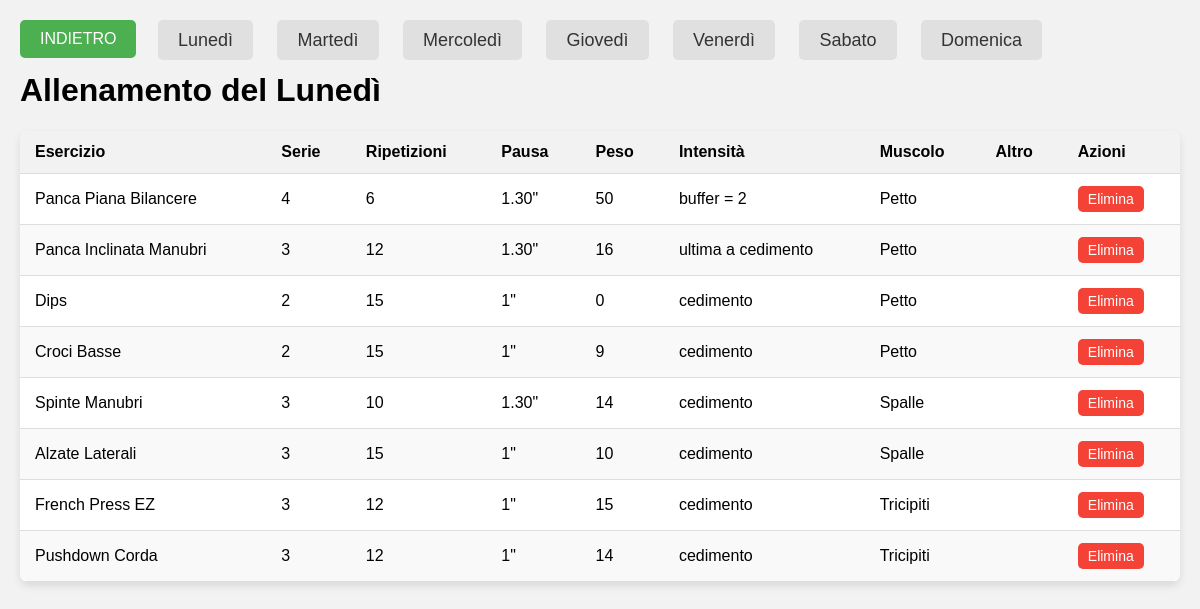
/modifica_allenamento.php, run on the app's committed database.
### tables this page shows
CREATE TABLE `esercizi` (
  `id` int(11) NOT NULL,
  `nome` varchar(100) NOT NULL,
  `serie` int(1) NOT NULL,
  `reps` int(2) NOT NULL,
  `pausa` varchar(6) NOT NULL,
  `peso` int(3) NOT NULL,
  `intensita` varchar(50) NOT NULL,
  `id_muscolo` int(11) NOT NULL,
  `altro` varchar(200) NOT NULL
);

CREATE TABLE `muscoli` (
  `id` int(11) NOT NULL,
  `nome` varchar(50) NOT NULL
);

### modifica_allenamento.php (the view, shortened to what this page needs)
<!DOCTYPE html>
<html lang="it">
<head>
</head>
<body>
<div class="back-button">
    <button onclick="window.location.href = 'gestione.php';">INDIETRO</button>
</div>
<div class="day-menu">
    <a href="modifica_allenamento.php?giorno=1">Lunedì</a>
    <a href="modifica_allenamento.php?giorno=2">Martedì</a>
    <a href="modifica_allenamento.php?giorno=3">Mercoledì</a>
    <a href="modifica_allenamento.php?giorno=4">Giovedì</a>
    <a href="modifica_allenamento.php?giorno=5">Venerdì</a>
    <a href="modifica_allenamento.php?giorno=6">Sabato</a>
    <a href="modifica_allenamento.php?giorno=7">Domenica</a>
</div>
<?php
$servername = "localhost";
$username = "ceo";
$password = "1234";
$dbname = "tracker";
$conn = new mysqli($servername, $username, $password, $dbname);
$giorno_selezionato = isset($_GET['giorno']) ? $_GET['giorno'] : 1;
$giorni_settimana = array(
    1 => 'Lunedì',
    2 => 'Martedì',
    3 => 'Mercoledì',
    4 => 'Giovedì',
    5 => 'Venerdì',
    6 => 'Sabato',
    7 => 'Domenica'
);
$giorno_corrente = $giorni_settimana[$giorno_selezionato];
$sql = "SELECT e.id AS id_esercizio, e.nome AS nome_esercizio, e.serie, e.reps, e.pausa, e.peso, e.intensita, m.nome AS nome_muscolo, e.altro
        FROM esercizi e
        INNER JOIN allenamento a ON e.id = a.id_esercizio
        INNER JOIN giorni g ON a.id_giorno = g.id
        INNER JOIN muscoli m ON e.id_muscolo = m.id
        WHERE g.id = $giorno_selezionato";
$result = $conn->query($sql);
echo "<h1>Allenamento del $giorno_corrente</h1>";
if ($result->num_rows > 0) {
    echo "<table>";
    echo "<thead>";
    echo "<tr>";
    echo "<th>Esercizio</th>";
    echo "<th>Serie</th>";
    echo "<th>Ripetizioni</th>";
    echo "<th>Pausa</th>";
    echo "<th>Peso</th>";
    echo "<th>Intensità</th>";
    echo "<th>Muscolo</th>";
    echo "<th>Altro</th>";
    echo "<th>Azioni</th>";
    echo "</tr>";
    echo "</thead>";
    echo "<tbody>";
    while($row = $result->fetch_assoc()) {
        echo "<tr>";
        echo "<td>".$row["nome_esercizio"]."</td>";
        echo "<td>".$row["serie"]."</td>";
        echo "<td>".$row["reps"]."</td>";
        echo "<td>".$row["pausa"]."</td>";
        echo "<td>".$row["peso"]."</td>";
        echo "<td>".$row["intensita"]."</td>";
        echo "<td>".$row["nome_muscolo"]."</td>";
        echo "<td>".$row["altro"]."</td>";
        echo "<td><button class='delete-button' onclick='eliminaEsercizio(".$row["id_esercizio"].")'>Elimina</button></td>";
        echo "</tr>";
    }
    echo "</tbody>";
    echo "</table>";
} else {
    echo "<p>Nessun risultato trovato per il $giorno_corrente</p>";
}
?>
</body>
</html>

### modifica_allenamento.php (style rules this page uses)
body { font-family: Arial, sans-serif; background-color: #f2f2f2; margin: 0; padding: 20px; }
table { width: 100%; border-collapse: collapse; border-spacing: 0; background-color: #fff; box-shadow: 0 4px 8px rgba(0, 0, 0, 0.1); border-radius: 8px; overflow: hidden; }
th, td { padding: 12px 15px; text-align: left; border-bottom: 1px solid #ddd; }
th { background-color: #f2f2f2; font-weight: bold; }
tr:nth-child(even) { background-color: #f9f9f9; }
.day-menu { text-align: center; margin-bottom: 20px; padding-top: 10px; }
.day-menu a { padding: 10px 20px; margin: 0 10px; font-size: 18px; cursor: pointer; text-decoration: none; color: #333; border-radius: 5px; background-color: #e0e0e0; transition: background-color 0.3s; }
.delete-button { padding: 5px 10px; font-size: 14px; cursor: pointer; border: none; border-radius: 5px; background-color: #f44336; color: white; transition: background-color 0.3s; }
.back-button { position: absolute; top: 20px; left: 20px; }
.back-button button { padding: 10px 20px; font-size: 16px; cursor: pointer; border: none; border-radius: 5px; background-color: #4CAF50; color: white; transition: background-color 0.3s; }

### data on the page
esercizi: nome "Panca Piana Bilancere", serie "4", reps "6", pausa "1.30\"", peso "50", intensita "buffer = 2", id_muscolo.nome "Petto"
esercizi: nome "Panca Inclinata Manubri", serie "3", reps "12", pausa "1.30\"", peso "16", intensita "ultima a cedimento", id_muscolo.nome "Petto"
esercizi: nome "Dips", serie "2", reps "15", pausa "1\"", peso "0", intensita "cedimento", id_muscolo.nome "Petto"
esercizi: nome "Croci Basse", serie "2", reps "15", pausa "1\"", peso "9", intensita "cedimento", id_muscolo.nome "Petto"
esercizi: nome "Spinte Manubri", serie "3", reps "10", pausa "1.30\"", peso "14", intensita "cedimento", id_muscolo.nome "Spalle"
esercizi: nome "Alzate Laterali", serie "3", reps "15", pausa "1\"", peso "10", intensita "cedimento", id_muscolo.nome "Spalle"
esercizi: nome "French Press EZ", serie "3", reps "12", pausa "1\"", peso "15", intensita "cedimento", id_muscolo.nome "Tricipiti"
esercizi: nome "Pushdown Corda", serie "3", reps "12", pausa "1\"", peso "14", intensita "cedimento", id_muscolo.nome "Tricipiti"

### other printed values
$giorno_corrente "Lunedì"
